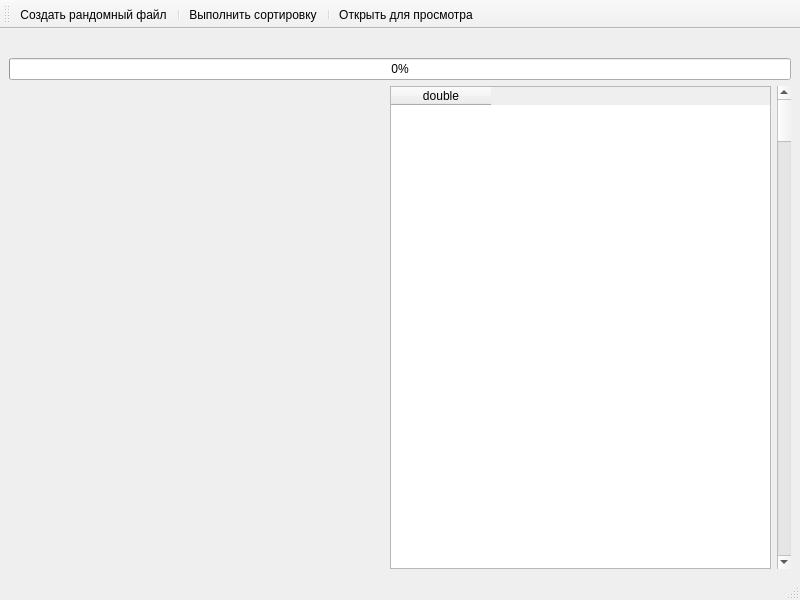
<?xml version="1.0" encoding="UTF-8"?>
<ui version="4.0">
 <class>SortWindow</class>
 <widget class="QMainWindow" name="SortWindow">
  <property name="geometry">
   <rect>
    <x>0</x>
    <y>0</y>
    <width>800</width>
    <height>600</height>
   </rect>
  </property>
  <property name="windowTitle">
   <string>SortWindow</string>
  </property>
  <widget class="QWidget" name="centralwidget">
   <layout class="QVBoxLayout" name="verticalLayout">
    <item>
     <widget class="QLabel" name="label">
      <property name="text">
       <string/>
      </property>
     </widget>
    </item>
    <item>
     <widget class="QProgressBar" name="progressBar">
      <property name="value">
       <number>0</number>
      </property>
     </widget>
    </item>
    <item>
     <layout class="QHBoxLayout" name="horizontalLayout">
      <item>
       <spacer name="horizontalSpacer">
        <property name="orientation">
         <enum>Qt::Horizontal</enum>
        </property>
        <property name="sizeHint" stdset="0">
         <size>
          <width>40</width>
          <height>20</height>
         </size>
        </property>
       </spacer>
      </item>
      <item>
       <widget class="QTableWidget" name="tableWidget">
        <property name="rowCount">
         <number>0</number>
        </property>
        <property name="columnCount">
         <number>1</number>
        </property>
        <column>
         <property name="text">
          <string>double</string>
         </property>
        </column>
       </widget>
      </item>
      <item>
       <widget class="QScrollBar" name="verticalScrollBar">
        <property name="orientation">
         <enum>Qt::Vertical</enum>
        </property>
       </widget>
      </item>
     </layout>
    </item>
   </layout>
  </widget>
  <widget class="QStatusBar" name="statusbar"/>
  <widget class="QToolBar" name="toolBar">
   <property name="windowTitle">
    <string>toolBar</string>
   </property>
   <attribute name="toolBarArea">
    <enum>TopToolBarArea</enum>
   </attribute>
   <attribute name="toolBarBreak">
    <bool>false</bool>
   </attribute>
   <addaction name="act_create"/>
   <addaction name="separator"/>
   <addaction name="act_open_sort_file"/>
   <addaction name="separator"/>
   <addaction name="act_open_view_file"/>
  </widget>
  <action name="act_create">
   <property name="text">
    <string>Создать рандомный файл</string>
   </property>
  </action>
  <action name="act_open_sort_file">
   <property name="text">
    <string>Выполнить сортировку</string>
   </property>
  </action>
  <action name="act_open_view_file">
   <property name="text">
    <string>Открыть для просмотра</string>
   </property>
  </action>
 </widget>
 <resources/>
 <connections/>
</ui>
